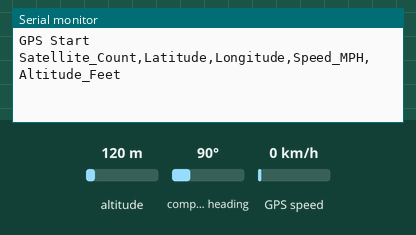
Simulated run of this sketch. Board: Arduino Mega 2560, built with avr-gcc and run on an emulated ATmega2560. On the bench: the last lines printed to the serial monitor. The test bench sets the inputs (shaded band); at power-on: altitude 120 m, GPS speed 0 km/h, compass heading 90°. The GPS gets a fix after 3 s at 37.7749, -122.4194 with 8 satellites.

Above: at 1.2 s.
1.3 s: altitude set to 20 m
At 3.8 s:
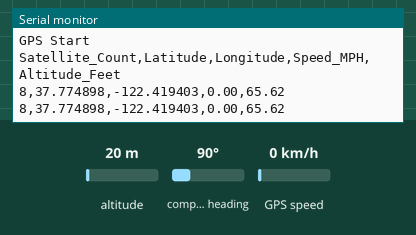
5.4 s: GPS speed set to 2 km/h
At 6.6 s:
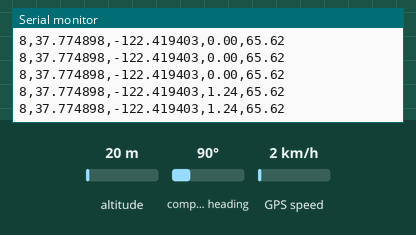
6.9 s: altitude set to 250 m
At 7.4 s:
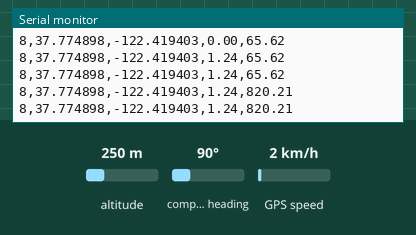

The sketch:

GPS_parsing.ino
```cpp
#include <TinyGPS++.h>

TinyGPSPlus gps; // GPS object for handling NMEA data

void setup()
{
  Serial.begin(9600);        // Initialize Serial Monitor
  Serial1.begin(9600);       // Initialize GPS Serial (connect GPS TX to Teensy RX1 and GPS RX to Teensy TX1)
  Serial.println("GPS Start"); // Show that the sketch has started

  // Print CSV header for clarity
  Serial.println("Satellite_Count,Latitude,Longitude,Speed_MPH,Altitude_Feet");
}

void loop()
{
  while (Serial1.available()) // While there are characters coming from the GPS
  {
    gps.encode(Serial1.read()); // Feed the serial NMEA data into the library one character at a time

    if (gps.location.isUpdated()) // Check if location data is updated
    {
      // Print GPS data in CSV format
      Serial.print(gps.satellites.value());  // Satellite count
      Serial.print(",");

      Serial.print(gps.location.lat(), 6);   // Latitude
      Serial.print(",");

      Serial.print(gps.location.lng(), 6);   // Longitude
      Serial.print(",");

      Serial.print(gps.speed.mph());         // Speed in MPH
      Serial.print(",");

      Serial.println(gps.altitude.feet());   // Altitude in feet
    }
  }
}
```

Measured:
- after the input at 1.3 s, the serial monitor: prints a new line after 1.7 s (image 1)
- after the input at 5.4 s, the serial monitor: prints a new line after 0.63 s (image 2)
- after the input at 6.9 s, the serial monitor: prints a new line after 0.13 s (image 3)
